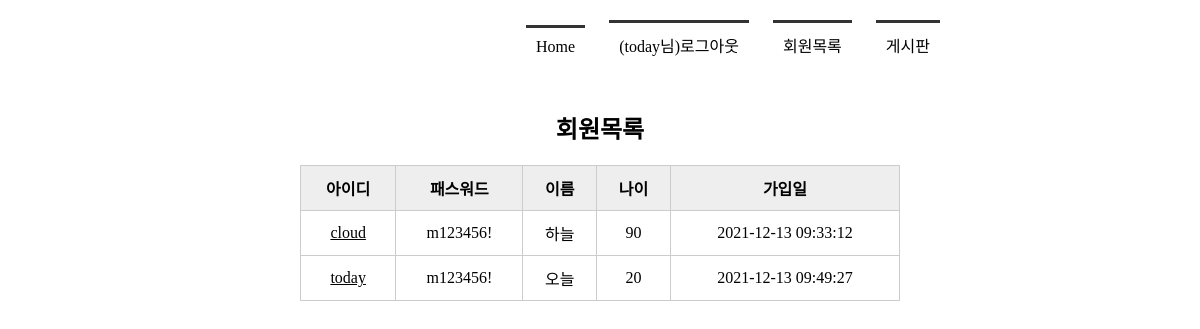
Screenshot of /memberlist/ (signed in) with the database file from the repository.
### tables this page shows
CREATE TABLE member(
        mid CHAR(5) PRIMARY KEY,
        passwd CHAR(8) NOT NULL,
        name TEXT NOT NULL,
        age INTEGER,
        regDate TIMESTAMP DATE DEFAULT (datetime('now', 'localtime'))
    );

### app.py (the view)
@app.route('/memberlist/')
def memberlist():
    conn = getconn()
    cur = conn.cursor()
    sql = "SELECT * FROM member"
    cur.execute(sql)
    rs = cur.fetchall() #db에서 검색한 데이터
    conn.close()
    return render_template('memberlist.html', rs=rs) #가져온 데이터를 웹으로 보내줌

### app.py (called while the page is built)
def getconn():
    conn = sqlite3.connect('./memberdb.db')
    return conn

### templates/memberlist.html (shortened to what this page needs)
<!DOCTYPE html>
<html lang="ko">
<head>
    <link rel="stylesheet" href="{{ url_for('static', filename='css/style.css') }}">
</head>
<body>
    <div id="container">
        {% include 'navbar.html' %}
        <section>
            <h1>회원목록</h1>
            <table>
                <tr>
                    <th>아이디</th>
                    <th>패스워드</th>
                    <th>이름</th>
                    <th>나이</th>
                    <th>가입일</th>
                </tr>
                {% for i in rs %}
                <tr>
                    <td><a href="{{ url_for('member_view', id=i[0]) }}">{{ i[0] }}</a></td>
                    <td>{{ i[1] }}</td>
                    <td>{{ i[2] }}</td>
                    <td>{{ i[3] }}</td>
                    <td>{{ i[4] }}</td>
                </tr>
                {% endfor %}
            </table>
        </section>
    </div>
</body>
</html>

### templates/navbar.html
<header>
    <nav>
       <ul>
           {% if session %}
           <li><a href="{{ url_for('index') }}">Home</a></li>
           <li><a href="{{ url_for('logout') }}">({{ session['userID'] }}님)로그아웃</a></li>
           <li><a href="{{ url_for('memberlist') }}">회원목록</a></li>
           <li><a href="{{ url_for('boardlist') }}">게시판</a></li>
           {% else %}
           <li><a href="{{ url_for('index') }}">Home</a></li>
           <li><a href="{{ url_for('login') }}">로그인</a></li>
           <li><a href="{{ url_for('register') }}">회원가입</a></li>
           <li><a href="{{ url_for('boardlist') }}">게시판</a></li>
           {% endif %}
       </ul>
    </nav>
</header>

### static/css/style.css (style rules this page uses)
* { margin: 0; padding: 0 }
#container { width: 1000px; margin: 10px auto; }
header { height: 100px; }
nav ul { list-style: none; text-align: right; margin-right: 150px }
nav ul li { display: inline-block; margin: 10px; border-top: 3px solid #333; padding: 10px; }
nav ul li a { text-decoration: none; color: #000 }
section { text-align: center }
section table { width: 600px; margin: 0 auto; border-collapse: collapse; }
section h1 { margin-bottom: 20px; }
section table, th, td { border: 1px solid #ccc; padding: 10px; }
section table th { background-color: #eee; }
section table a { color: #000; }

### rows the page displays
member: userID "today", mid "today", passwd "m123456!", name "오늘", age "20", regDate "2021-12-13 09:49:27"
member: mid "cloud", passwd "m123456!", name "하늘", age "90", regDate "2021-12-13 09:33:12"
